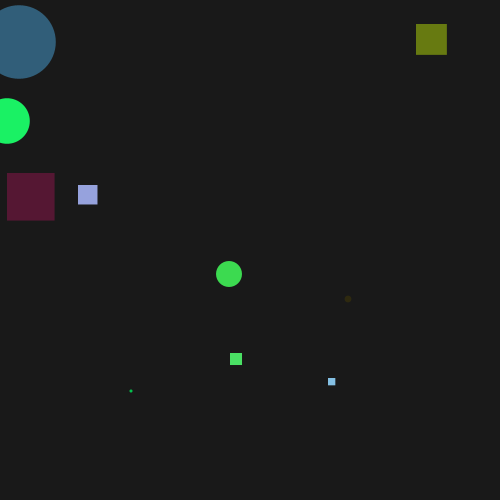
Frame 1 (no input)
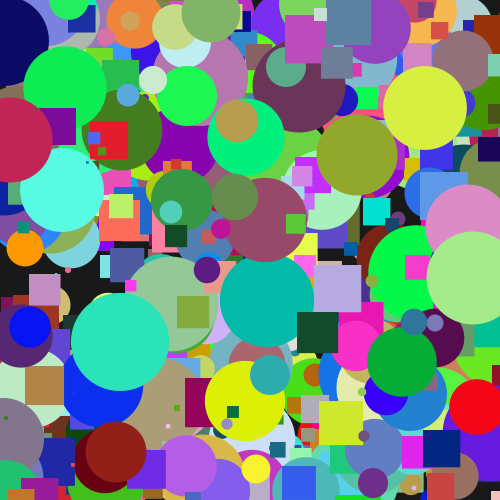
Frame 60 (the mouse pressed at the canvas centre just before this capture)
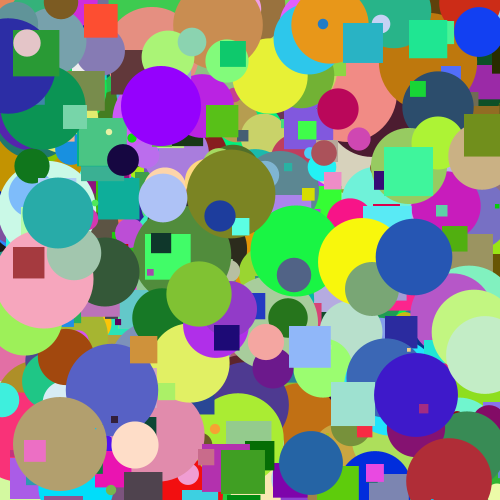
Frame 120 (the mouse held since frame 60 and released just before this capture)

The Processing sketch that drew these frames (run headless with seeded random() and noise(); from frame 60 on, the mouse is pressed at the canvas centre):

// Processing sketch: processing_121260
// ── processing_121260.pde


void setup()
{
  size(500,500);
  background(25);
  noStroke();
  smooth();
}
void draw()
{
  frameRate(random(100000)); 
  int b=1;
  while(b<=5)
  {
    float a=random(100);
        float c=random(50);   
    fill(random(255),random(255),random(255));
    ellipse(int(random(500)),int(random(500)),a,a);
    b=b+1; 
    fill(random(255),random(255),random(255));
        rect(int(random(500)),int(random(500)),c,c); 
   
  }
}
